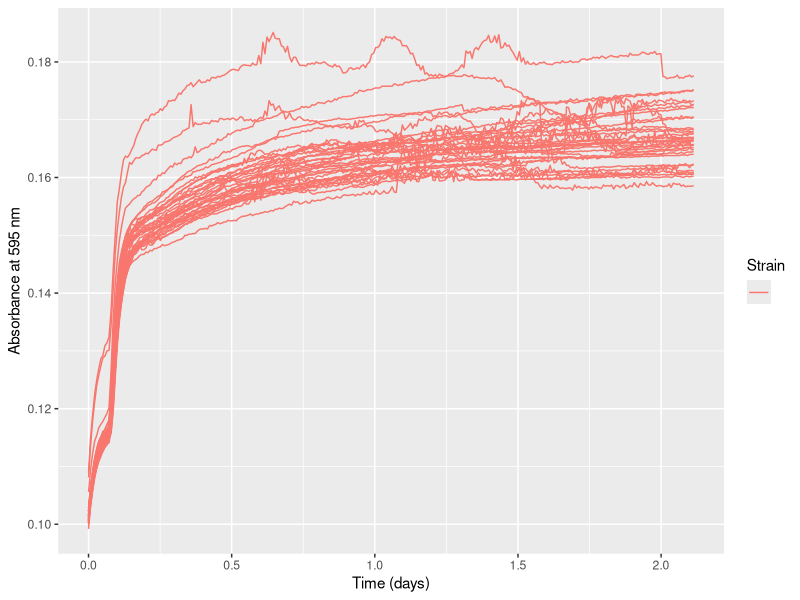
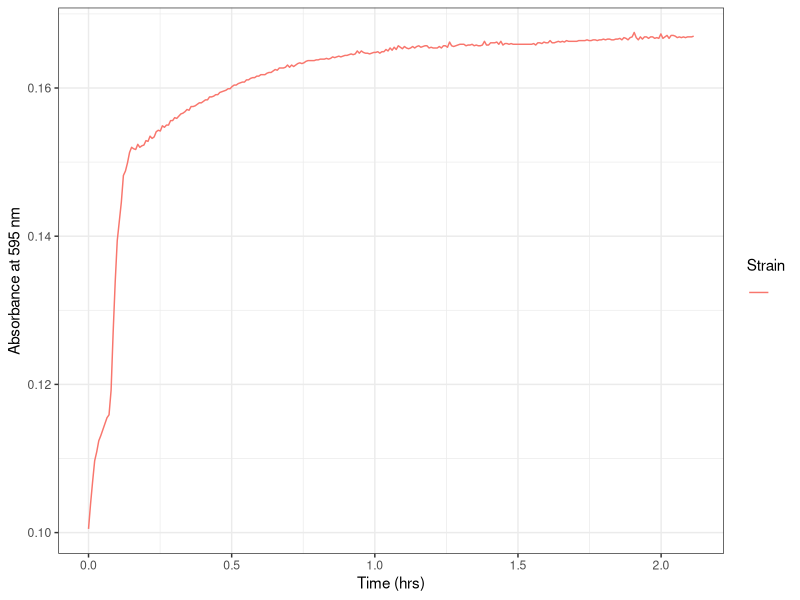
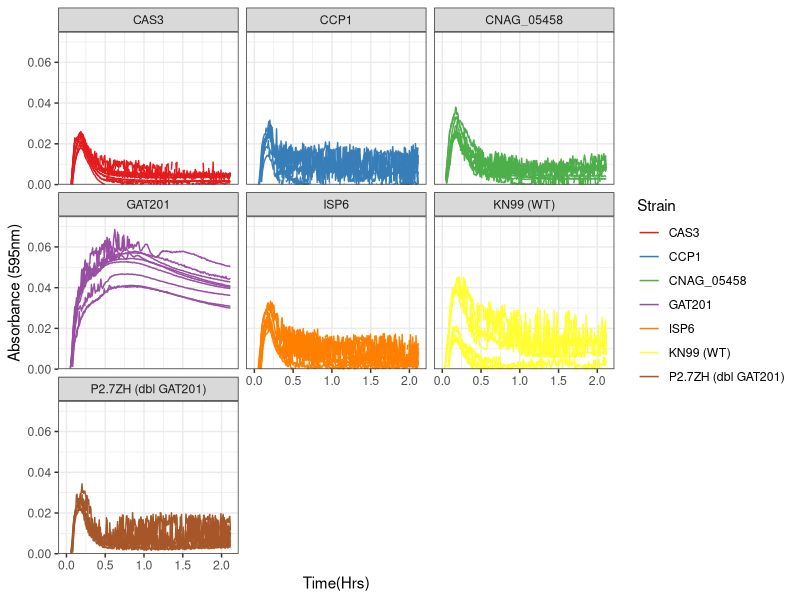
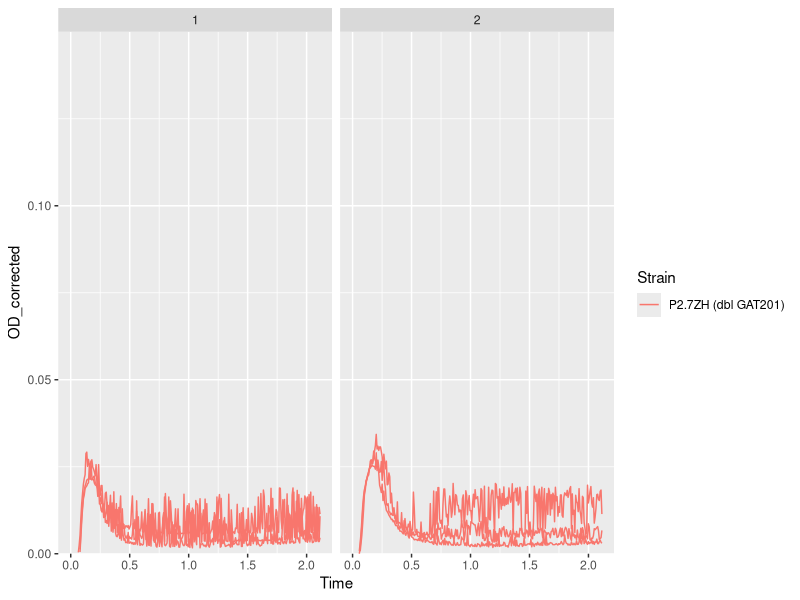
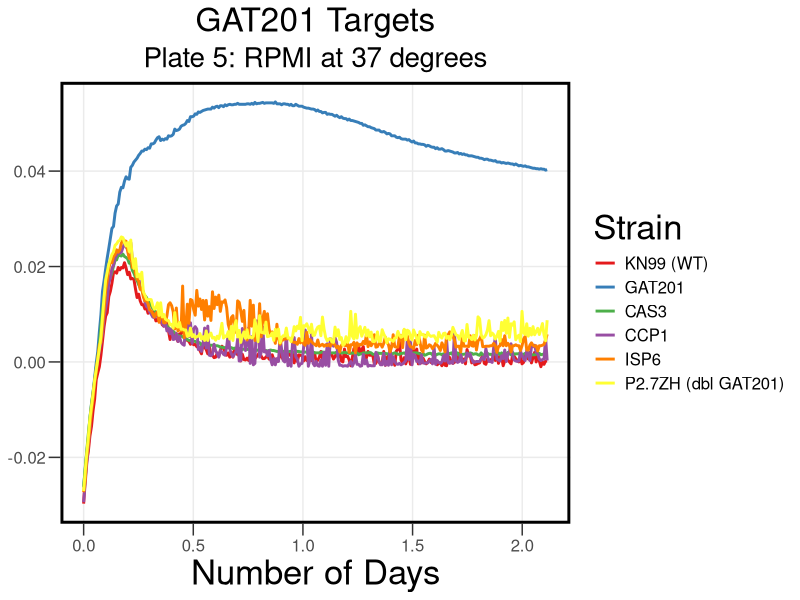
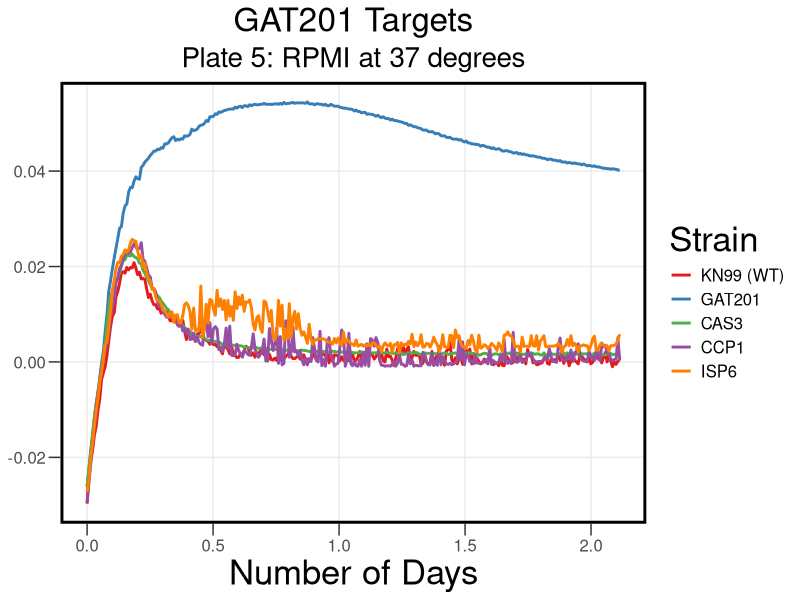
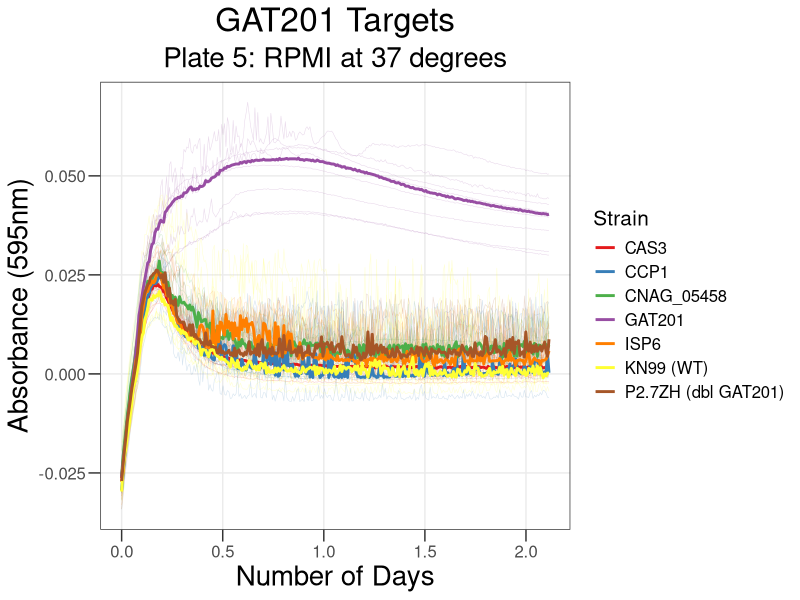
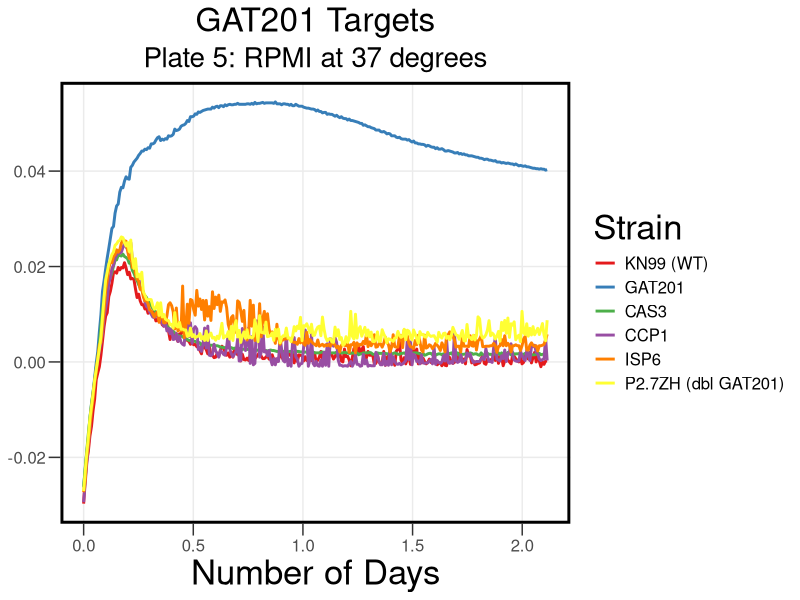

Source code (R) for these figures, in order:
## ---- chunk 1
knitr::opts_chunk$set(echo = TRUE)
## ---- chunk 2

library("reshape2")
library(dplyr)
library(ggplot2)
library(tidyverse)
library(rmarkdown)
library(cowplot)
library(yaml)
library(knitr)
## ---- chunk 3

rawdata <- read.csv("../Input/20230329_RPMI_Gat201Targets_Plate5_csv.csv")

## ---- chunk 4

 rawdata_day<-mutate(rawdata, Time = Time/86400)

## ---- chunk 5

reshaped <- melt(rawdata_day, id=c("Time", "Temp"), 
                              variable.name="Well",
                              value.name="OD595")

summary(reshaped)
## ---- chunk 6

platemap <- read.csv("../Input/20230329_RPMI_Gat201Targets_Plate5_setup.csv")
head(platemap, n=50)


## ---- chunk 7

annotated <- inner_join(reshaped, platemap, by="Well")
 
## ---- chunk 8

ggplot(data=filter(annotated,Strain==""),
           aes(x=Time, y=OD595, color=Strain, group = Well)) + 
       geom_line() + 
       labs(x="Time (days)", y="Absorbance at 595 nm")
## ---- chunk 9

ggplot(data=filter(annotated,Well=="B12"), 
       aes(x=Time, y=OD595, color=Strain, group = Well)) + 
       geom_line() + 
     theme_bw()+
     labs(x="Time (hrs)", y="Absorbance at 595 nm")

## ---- chunk 10

blank_OD_summary <- annotated %>%
  filter(Strain=="") %>%
   filter(Well != "A2") %>%
  filter(Well != "A7") %>%
  filter(Well != "A12") %>%
  filter(Well != "H1") %>%
  filter(Well != "H3") %>%
  filter(Well != "H4") %>%
  filter(Well != "H5") %>%
  filter(Well != "H6") %>%
  filter(Well != "H9") %>%
  filter(Well != "H11") %>%
  filter(Well != "B1") %>%
  filter(Well != "D1") %>%
  filter(Well != "F1") %>%
  
    group_by(Media) %>%
  summarise(OD_median=median(OD595),
            OD_mean=mean(OD595),
            OD_max=max(OD595),
            OD_min=min(OD595))
print(blank_OD_summary)
## ---- chunk 11

normalisedOD <- annotated %>%
  left_join(blank_OD_summary, by="Media") %>%
  mutate(OD_corrected = OD595 - OD_median)

## ---- chunk 12

ggplot(data=normalisedOD %>%
                      filter(Strain != ""), 
                      aes(x=Time, y=OD_corrected, color=Strain, group = Well)) + 
       geom_line() + 
       scale_y_continuous(limits=c(0,0.075),expand=c(0,0))+
       facet_wrap(Strain ~ .)+
  
       labs(x = "Time(Hrs)",
            y = "Absorbance (595nm)") +
       theme(text = element_text(size = 20))+
       theme_bw()+
       scale_color_brewer(palette="Set1")
## ---- chunk 13
ggplot(data=normalisedOD %>%
                      filter(Strain == "P2.7ZH (dbl GAT201)"), 
                      aes(x=Time, y=OD_corrected, color=Strain, group = Well)) + 
       geom_line() + 
       scale_y_continuous(limits=c(0,0.15),expand=c(0,0))+
       facet_wrap(Biorep ~ .)
  
       labs(x = "Time(Hrs)",
            y = "Absorbance (595nm)") +
       theme(text = element_text(size = 20))+
       theme_bw()+
       scale_color_brewer(palette="Set1")
## ---- chunk 14

ggplot(data=normalisedOD  %>%
    dplyr::mutate(Strain = factor(Strain, levels = c("KN99 (WT)","GAT201","CAS3","CCP1","ISP6", "P2.7ZH (dbl GAT201)")))%>%
                     filter(Strain != ""), 
                      aes(x=Time, y=OD_corrected, color=Strain)) + 
       #geom_line(aes(group = Well), size = 0.2, alpha = 0.2) + 
       stat_summary(fun = "median", geom = "line", size = 1) +
       #scale_y_continuous(limits=c(0,0.5),expand=c(0,0), breaks = c(0, 0.05, 0.1)) +
  
       labs(x = "Number of Days",
            y = "Absorbance (595nm)",
            title = "GAT201 Targets", subtitle = "Plate 5: RPMI at 37 degrees") +
           
       theme_bw() +
       theme(text = element_text(size = 15))+
       theme(axis.title = element_text(size = 25))+
       theme(axis.title.y=element_blank()) +
       theme(axis.ticks.length = unit(0.3, "cm"))+
       theme(title = element_text(size = 20))+
       theme(panel.grid.minor = element_blank())+
       theme(legend.title = element_text(size = 25))+
      theme(legend.background = element_rect(fill = "transparent", color=NA))+
  theme(legend.key = element_rect(fill = "transparent", color=NA))+
       theme (plot.background =  element_rect(fill = "transparent", color=NA), 
         panel.background = element_rect(fill = "transparent", color=NA),)+
      theme(panel.border = element_rect(linetype = "solid", colour = "black", size = 2))+
   theme(plot.title = element_text(hjust = 0.5), plot.subtitle = element_text(hjust = 0.5) )+
       scale_color_brewer(palette="Set1")
       
## ---- chunk 15

ggsave("../Results/AllSummary_PR5.png",width = 6.6,height=5)
## ---- chunk 16

ggplot(data=normalisedOD  %>%
    dplyr::mutate(Strain = factor(Strain, levels = c("KN99 (WT)","GAT201","CAS3","CCP1","ISP6")))%>%
                     filter(Strain != ""), 
                      aes(x=Time, y=OD_corrected, color=Strain)) + 
       #geom_line(aes(group = Well), size = 0.2, alpha = 0.2) + 
       stat_summary(fun = "median", geom = "line", size = 1) +
       #scale_y_continuous(limits=c(0,0.5),expand=c(0,0), breaks = c(0, 0.05, 0.1)) +
  
       labs(x = "Number of Days",
            y = "Absorbance (595nm)",
            title = "GAT201 Targets", subtitle = "Plate 5: RPMI at 37 degrees") +
           
       theme_bw() +
       theme(text = element_text(size = 15))+
       theme(axis.title = element_text(size = 25))+
       theme(axis.title.y=element_blank()) +
       theme(axis.ticks.length = unit(0.3, "cm"))+
       theme(title = element_text(size = 20))+
       theme(panel.grid.minor = element_blank())+
       theme(legend.title = element_text(size = 25))+
      theme(legend.background = element_rect(fill = "transparent", color=NA))+
  theme(legend.key = element_rect(fill = "transparent", color=NA))+
       theme (plot.background =  element_rect(fill = "transparent", color=NA), 
         panel.background = element_rect(fill = "transparent", color=NA),)+
      theme(panel.border = element_rect(linetype = "solid", colour = "black", size = 2))+
   theme(plot.title = element_text(hjust = 0.5), plot.subtitle = element_text(hjust = 0.5) )+
       scale_color_brewer(palette="Set1")
       
## ---- chunk 17

ggsave("../Results/AllSummary_PR5nodblGAT201.png",width = 6.6,height=5)
## ---- chunk 18

ggplot(data=normalisedOD %>%
                     filter(Strain != ""), 
                      aes(x=Time, y=OD_corrected, color=Strain)) + 
       geom_line(aes(group = Well), size = 0.2, alpha = 0.2) + 
       stat_summary(fun = "median", geom = "line", size = 1) +
       #scale_y_continuous(limits=c(0,0.5),expand=c(0,0), breaks = c(0, 0.05, 0.1)) +
   
       labs(x = "Number of Days",
            y = "Absorbance (595nm)",
            title = "GAT201 Targets", subtitle = "Plate 5: RPMI at 37 degrees") +
 
       theme_bw() +
       theme(text = element_text(size = 15))+
       theme(axis.title = element_text(size = 20)) +
  theme(axis.ticks.length = unit(0.3, "cm"))+
       theme(title = element_text(size = 20))+
    
       theme(legend.title = element_text(size = 15))+
  theme(panel.grid.minor = element_blank())+
   theme(plot.title = element_text(hjust = 0.5), plot.subtitle = element_text(hjust = 0.5) )+
  
       scale_color_brewer(palette="Set1")
## ---- chunk 19

ggsave("../Results/AllStatSummaryPlate5.png",width = 6.6,height=5)
